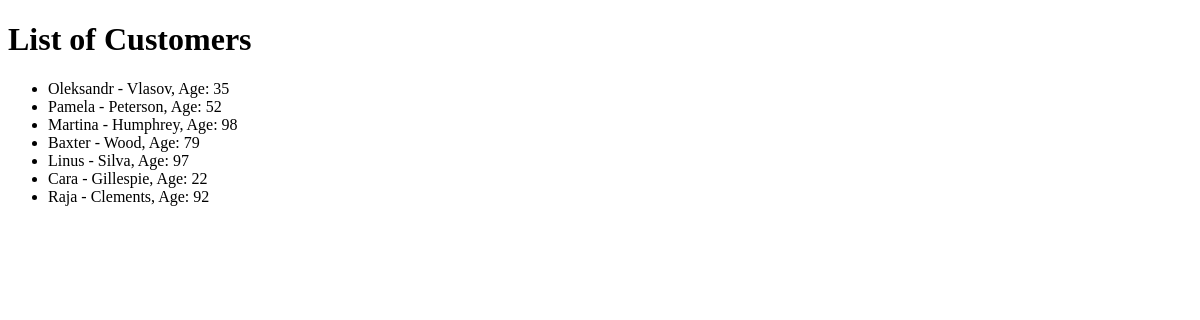
Before: /customers/ with the older database file.
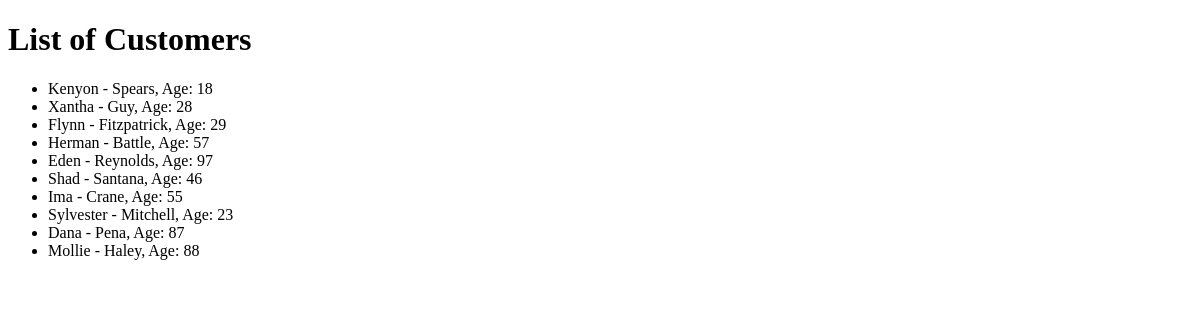
After: the same page with the newer database file.
### banksystem/models.py (models this page shows, shortened)
class Customer(models.Model):
    first_name = models.CharField(max_length=50, db_index=True)
    last_name = models.CharField(max_length=50, db_index=True)
    email = models.EmailField(unique=True)
    age = models.PositiveIntegerField()
    created_at = models.DateTimeField(auto_now_add=True)
    class Meta:
        verbose_name_plural = "Customers"

### banksystem/views.py (the view)
# urls.py: path("customers/", CustomerListView.as_view(), name="customer_list"),
class CustomerListView(View):
    template_name = "customer/customer_list.html"
    def get(self, request):
        customers = Customer.objects.all()
        context = {"customers": customers}
        return render(request, self.template_name, context)

### templates/customer/customer_list.html (shortened to what this page needs)
<!DOCTYPE html>
<html>
  <head>
  </head>
  <body>
    <h1>List of Customers</h1>
    <ul>
      {% for customer in customers %}
      <li>
        {{ customer.first_name }} - {{ customer.last_name }}, Age:
        {{customer.age}}
      </li>
      {% endfor %}
    </ul>
  </body>
</html>

Changed rows visible on the page:
removed Customer: first_name "Oleksandr", last_name "Vlasov", age "35"
removed Customer: first_name "Pamela", last_name "Peterson", age "52"
removed Customer: first_name "Martina", last_name "Humphrey", age "98"
removed Customer: first_name "Baxter", last_name "Wood", age "79"
removed Customer: first_name "Linus", last_name "Silva", age "97"
removed Customer: first_name "Cara", last_name "Gillespie", age "22"
removed Customer: first_name "Raja", last_name "Clements", age "92"
added Customer: first_name "Kenyon", last_name "Spears", age "18"
added Customer: first_name "Xantha", last_name "Guy", age "28"
added Customer: first_name "Flynn", last_name "Fitzpatrick", age "29"
added Customer: first_name "Herman", last_name "Battle", age "57"
added Customer: first_name "Eden", last_name "Reynolds", age "97"
added Customer: first_name "Shad", last_name "Santana", age "46"
added Customer: first_name "Ima", last_name "Crane", age "55"
added Customer: first_name "Sylvester", last_name "Mitchell", age "23"
added Customer: first_name "Dana", last_name "Pena", age "87"
added Customer: first_name "Mollie", last_name "Haley", age "88"
